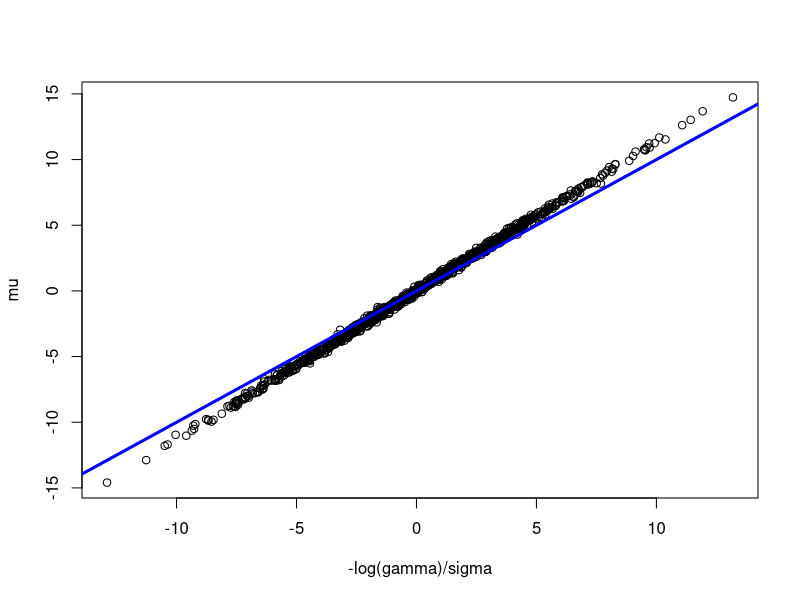
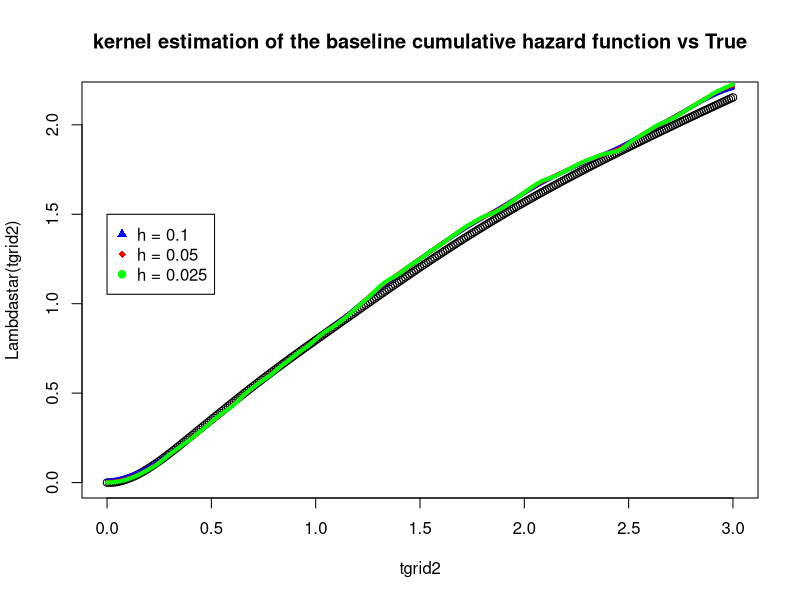

R code for these plots, in order:
##################################################################################
### cox proportional hazard model with baseline known (marginal g(y) is known)
##################################################################################
library(survival)
set.seed(132)
n <- 1000
d <- 10 #1
alpha <- 0.2
k <- round(n * alpha)
X <- matrix(rnorm(n*d), nrow = n, ncol = d)
beta <- rnorm(d)
beta <-  beta/ sqrt(sum(beta^2))
mu <- X %*% beta
gamma <- exp(drop(mu))
sigma <- 0.25
xi_mult <- rweibull(n, shape = 1/sigma)
xi <- log(xi_mult)
y <- exp(drop(mu)) * xi_mult#
yperm <- y
yperm[1:k] <- y[sample(1:k)]
cens <- (yperm >= 3) # 11% censored
alpha <- 0.5
maxiter <- 1000
tol <- 1E-4
objs <- numeric(maxiter)

lambdastar <- function(t) rowMeans(sweep(dweibull(outer(t, gamma, FUN = "/"), shape = 1/sigma), MARGIN = 2, FUN = "/", STATS = gamma)) /( (1 - rowMeans(pweibull(outer(t, gamma, FUN = "/"), shape = 1/sigma))) )

Lambdastar <- function(t) -log((1 - rowMeans(pweibull(outer(t, gamma, FUN = "/"), shape = 1/sigma))) )

########################Naive###################################
survf0 <- survfit(Surv(yperm, event = 1 - cens) ~ 1)
Delta <- c(survf0$cumhaz[1], diff(survf0$cumhaz))
times <- survf0$time
##sum(sort(yperm) == times)
################## initialize baseline function #############
#################baseline for corrected matched data#################
lambdahat_0 <- 4*yperm^3
Lambdahat_0 <- yperm^4
#################baseline for  mismatched data################
g_lambdahat_0 <- lambdastar(yperm)
g_Lambdahat_0 <- Lambdastar(yperm)

fymu <- function(mu, cens, l0, L0) (exp(mu) * l0)^(1 - cens) *  exp(-exp(mu) * L0)
fy <- g_lambdahat_0^(1-cens) * exp(-g_Lambdahat_0)^cens
nloglik_marginal <- function(mu, cens, alpha, l0, L0) sum(-log((1-alpha) * fymu(mu, cens, l0, L0) + alpha * fy), na.rm = TRUE)
# update weights and alpha; then repeat
iter <- 1
objs[iter] <- nloglik_marginal(mu, cens, alpha, lambdahat_0, Lambdahat_0)
########################Naive###################################
creg_naive <- coxph(Surv(yperm, event = 1 - cens) ~ X - 1)
mu <- X %*% creg_naive$coef
beta_cur <- creg_naive$coef
##########################
lambdahat_0_ <- lambdahat_0
Lambdahat_0_ <- Lambdahat_0
# marginal approach
while(iter < maxiter){
  num <- (1-alpha) * fymu(mu, cens, lambdahat_0_, Lambdahat_0_)
  denom <- num + alpha * fy
  pcur <- num/denom
  alpha <- 1 - mean(pcur)
  #################partially likelihood for estimating beta#############################
  creg <- coxph(Surv(yperm, event = 1 - cens) ~ X, weights = pmax(drop(pcur),1E-6))
  mu <- X %*% creg$coefficients
  beta_cur <- creg$coefficients
  iter <- iter + 1
  objs[iter] <- nloglik_marginal(mu, cens, alpha, lambdahat_0_, Lambdahat_0_)
  step_size = 0.1
  if(objs[iter] + tol > objs[iter-1]){
    break
    }
}

objs[1:100]
objs[iter]

abs(alpha - 0.2)
sqrt(sum(-beta_cur*sigma - beta)^2)

plot(-log(gamma)/sigma, mu)
abline(0,1, col = "blue", lwd = 3)

######################################################################################
survf0 <- survfit(Surv(yperm, event = 1 - cens) ~ 1)
Delta <- c(survf0$cumhaz[1], diff(survf0$cumhaz))
times <- survf0$time

# kernel estimation of the baseline hazard function
lambdahat <- function(t, h, Delta){
  
  rowSums(sweep(dnorm(outer(t, times, "-"), sd = h), MARGIN = 2, FUN = "*", STATS = Delta))
  
}
# corresponding cumulative hazard function
Lambdahat <- function(t, h, Delta){
  
  rowSums(sweep(pnorm(outer(t, times, "-"), sd = h), MARGIN = 2, FUN = "*", STATS = Delta))
  
}

tgrid2 <- seq(from = 0, to = 3, by = 0.01)
#eval_Lambdahat <- Lambdahat(tgrid2, h, Delta)
#eval_Lambdastar <- Lambdastar(tgrid2)

#lines(tgrid2, eval_Lambdastar, type = "l", col = "blue", lwd = 2)

#plot(Lambdastar(tgrid), Lambdahat(tgrid, 0.1), cex = 0.2)
#abline(0,1, lwd = 2, col = "blue")

plot(tgrid2, Lambdastar(tgrid2),main = "kernel estimation of the baseline cumulative hazard function vs True")
lines(tgrid2, Lambdahat(tgrid2, 0.1, Delta), col = "blue", lwd = 4, pch = 17)
lines(tgrid2, Lambdahat(tgrid2, 0.05, Delta), col = "red", lwd = 4, pch = 18)
lines(tgrid2, Lambdahat(tgrid2, 0.025, Delta), col = "green", lwd = 4, pch = 19)
legend(0, 1.5, c("h = 0.1", "h = 0.05", "h = 0.025"), col = c("blue", "red", "green"), pch = c(17,18,19))
